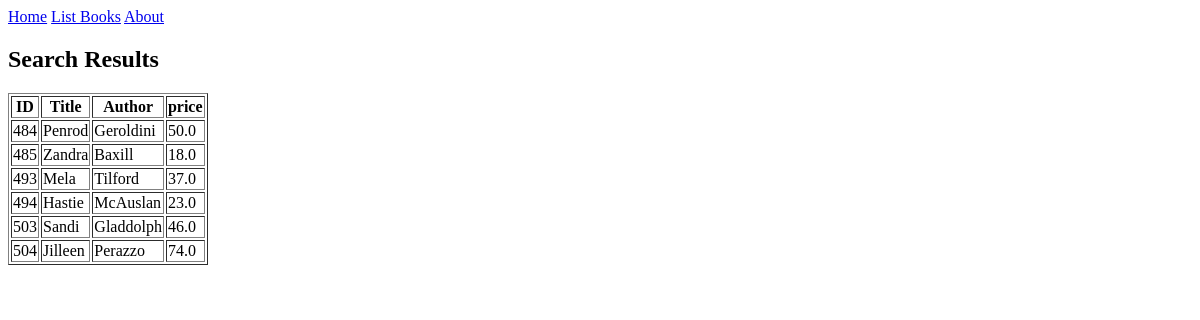
The page /books/lab8/task1 on the database its author committed.
### apps/bookmodule/models.py (models this page shows)
class Book(models.Model):
    title = models.CharField(max_length = 50)
    author = models.CharField(max_length = 50)
    price = models.FloatField(default = 0.0)
    edition = models.SmallIntegerField(default = 1)

### apps/bookmodule/views.py (the view)
# urls.py: path('lab8/task1', views.task1  , name='books.task1'),
def task1(request):
    mybooks=Book.objects.filter(Q(price__lte = 80))
    return render(request, 'bookmodule/task1.html',{'books':mybooks})

### apps/templates/bookmodule/task1.html (shortened to what this page needs)
{% extends "layouts/base.html" %}
{% block content %}
<h2>Search Results</h2>
{% if books %}
    <table border="1">
        <thead>
            <tr>
                <th>ID</th>
                <th>Title</th>
                <th>Author</th>
                <th>price</th>
            </tr>
        </thead>
        <tbody>
            {% for book in books %}
            <tr>
                <td>{{ book.id }}</td>
                <td>{{ book.title }}</td>
                <td>{{ book.author }}</td>
                <td>{{ book.price }}</td>
            </tr>
            {% endfor %}
        </tbody>
    </table>
{% else %}
    <p>No books found.</p>
{% endif %}
{% endblock %}

### apps/templates/layouts/base.html (shortened to what this page needs)
<!DOCTYPE html>
<html>
{% load static %}
<head>
  <link rel="stylesheet" href="{% static 'styles.css' %}">
  <link rel="stylesheet" href="https://cdnjs.cloudflare.com/ajax/libs/font-awesome/4.7.0/css/font-awesome.min.css">
</head>
<body>
    {% include "includes/header.html" %}
    {% block content %} {% endblock content %}
</body>
</html>

### apps/templates/includes/header.html
{% with request.resolver_match.url_name as url_name %}
<div class="topnav">
    <a class="{% if url_name == 'books.index' %}active{% endif %}" href="{% url "books.index" %}">Home</a>
    <a class="{% if url_name == 'books.list_books' %}active{% endif %}" href="{% url "books.list_books" %}">List Books</a>
    <a class="{% if url_name == 'books.aboutus' %}active{% endif %}" href="{% url "books.aboutus" %}">About</a>
</div>
{% endwith %}

### rows shown on the page
Book: id "484", title "Penrod", author "Geroldini", price "50.0"
Book: id "485", title "Zandra", author "Baxill", price "18.0"
Book: id "493", title "Mela", author "Tilford", price "37.0"
Book: id "494", title "Hastie", author "McAuslan", price "23.0"
Book: id "503", title "Sandi", author "Gladdolph", price "46.0"
Book: id "504", title "Jilleen", author "Perazzo", price "74.0"
